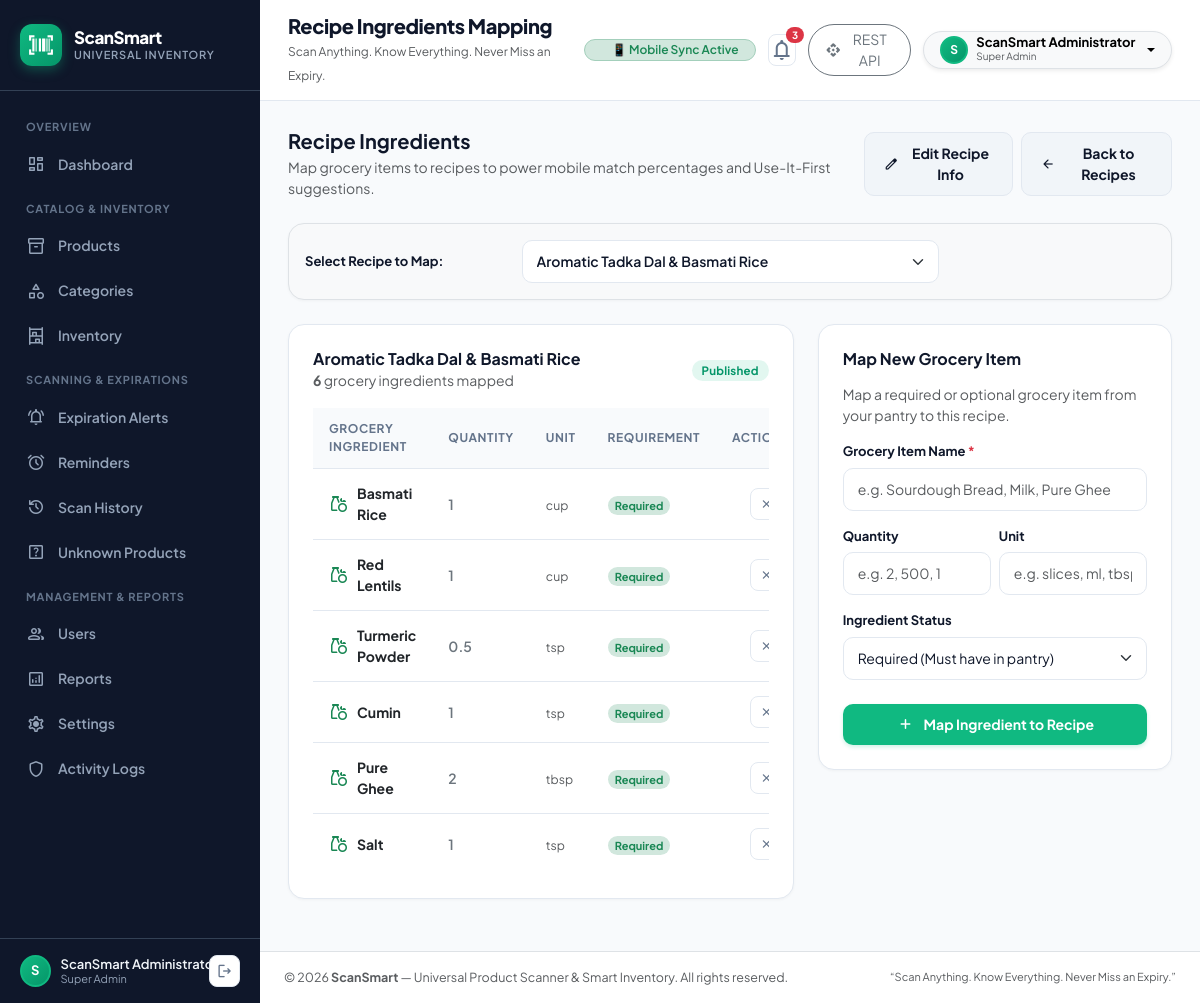
Page /recipes/ingredients.php (signed in) on the committed database.
### tables this page shows
CREATE TABLE IF NOT EXISTS `recipes` (
    `id` INT AUTO_INCREMENT PRIMARY KEY,
    `title` VARCHAR(200) NOT NULL,
    `category_id` INT NULL,
    `description` TEXT NULL,
    `image_url` VARCHAR(500) NULL,
    `youtube_id` VARCHAR(50) NULL,
    `youtube_url` VARCHAR(255) NULL,
    `prep_time` VARCHAR(50) NOT NULL DEFAULT '15 mins',
    `difficulty` ENUM('Easy', 'Medium', 'Hard') NOT NULL DEFAULT 'Easy',
    `calories` INT NOT NULL DEFAULT 0,
    `instructions` TEXT NULL,
    `status` ENUM('published', 'draft') NOT NULL DEFAULT 'published',
    `created_at` TIMESTAMP DEFAULT CURRENT_TIMESTAMP,
    `updated_at` TIMESTAMP DEFAULT CURRENT_TIMESTAMP ON UPDATE CURRENT_TIMESTAMP
);

CREATE TABLE IF NOT EXISTS `recipe_ingredients` (
    `id` INT AUTO_INCREMENT PRIMARY KEY,
    `recipe_id` INT NOT NULL,
    `ingredient_name` VARCHAR(150) NOT NULL,
    `quantity` VARCHAR(50) NULL,
    `unit` VARCHAR(50) NULL,
    `is_required` TINYINT(1) NOT NULL DEFAULT 1,
    `created_at` TIMESTAMP DEFAULT CURRENT_TIMESTAMP,
    CONSTRAINT `fk_ingredients_recipe` FOREIGN KEY (`recipe_id`) 
        REFERENCES `recipes` (`id`) ON DELETE CASCADE ON UPDATE CASCADE
);

### includes/functions.php (called while the page is built, shortened)
<?php
function e(?string $value): string {
    return htmlspecialchars((string)($value ?? ''), ENT_QUOTES | ENT_SUBSTITUTE, 'UTF-8');
}
function base_url(string $path = ''): string {
    static $base = null;
    if ($base === null) {
        $scriptName = str_replace('\\', '/', $_SERVER['SCRIPT_NAME'] ?? '');
        if (preg_match('#^(.*?/admin)(?:/|$)#i', $scriptName, $matches)) {
            $base = $matches[1];
        } elseif (str_contains($scriptName, '/leftover-food/')) {
            $base = '/leftover-food/admin';
        } elseif (str_contains($scriptName, '/leftover/')) {
            $base = '/leftover/admin';
        } elseif (str_contains($scriptName, '/scansmart/')) {
            $base = '/scansmart/admin';
        } elseif (str_contains($scriptName, '/grocery_admin/')) {
            $base = '/grocery_admin';
        } elseif (str_contains($scriptName, '/backend/')) {
            $base = '/backend';
        } else {
            $base = '';
        }
    }
    $cleanPath = ltrim($path, '/');
    return $base . ($cleanPath !== '' ? '/' . $cleanPath : '');
}

### recipes/ingredients.php (the view, shortened to what this page needs)
<?php
require_once __DIR__ . '/../includes/functions.php';
$db = Database::getConnection();
$recipeId = (int)($_GET['recipe_id'] ?? 0);
$allRecipes = $db->query('SELECT id, title FROM recipes ORDER BY title ASC')->fetchAll();
if ($recipeId <= 0 && !empty($allRecipes)) {
    $recipeId = (int)$allRecipes[0]['id'];
}
$recipeStmt = $db->prepare('SELECT * FROM recipes WHERE id = ? LIMIT 1');
$recipeStmt->execute([$recipeId]);
$recipe = $recipeStmt->fetch();
$ingredients = [];
if ($recipe) {
    $ingStmt = $db->prepare('SELECT * FROM recipe_ingredients WHERE recipe_id = ? ORDER BY is_required DESC, id ASC');
    $ingStmt->execute([$recipeId]);
    $ingredients = $ingStmt->fetchAll();
}
require_once __DIR__ . '/../includes/header.php';
?>
<div class="d-flex flex-column flex-md-row align-items-md-center justify-content-between gap-3 mb-4">
  <div>
    <h2 class="fw-bold mb-1" style="font-size: 20px;">Recipe Ingredients</h2>
    <p class="text-muted small mb-0">Map grocery items to recipes to power mobile match percentages and Use-It-First suggestions.</p>
  </div>
  <div class="d-flex gap-2">
    <?php if ($recipe): ?>
      <a href="<?= base_url('recipes/edit.php?id=' . $recipeId) ?>" class="btn btn-secondary-custom btn-sm">
        <span class="material-symbols-rounded fs-6">edit</span>
        <span>Edit Recipe Info</span>
      </a>
    <?php endif; ?>
    <a href="<?= base_url('recipes/index.php') ?>" class="btn btn-secondary-custom btn-sm">
      <span class="material-symbols-rounded fs-6">arrow_back</span>
      <span>Back to Recipes</span>
    </a>
  </div>
</div>
<div class="card-box mb-4 p-3 bg-light border">
  <form method="GET" action="" class="row g-3 align-items-center">
    <div class="col-md-3">
      <label for="recipe_id_select" class="form-label mb-0 fw-bold">Select Recipe to Map:</label>
    </div>
    <div class="col-md-6">
      <select name="recipe_id" id="recipe_id_select" class="form-select fw-semibold" onchange="this.form.submit()">
        <?php foreach ($allRecipes as $r): ?>
          <option value="<?= $r['id'] ?>" <?= $recipeId === (int)$r['id'] ? 'selected' : '' ?>>
            <?= e($r['title']) ?>
          </option>
        <?php endforeach; ?>
      </select>
    </div>
  </form>
</div>
<?php if (!$recipe): ?>
  <div class="card-box empty-state">
    <div class="empty-icon"><span class="material-symbols-rounded">restaurant</span></div>
    <div class="empty-title">No Recipe Found</div>
    <p class="empty-text">Please create a recipe before mapping ingredients.</p>
    <a href="<?= base_url('recipes/create.php') ?>" class="btn btn-primary-custom">Create Recipe</a>
  </div>
<?php else: ?>
  <div class="row g-4">
    <div class="col-lg-7">
      <div class="card-box">
        <div class="d-flex align-items-center justify-content-between mb-3">
          <div>
            <h3 class="fw-bold mb-0" style="font-size: 16px;"><?= e($recipe['title']) ?></h3>
            <span class="text-muted small"><strong><?= count($ingredients) ?></strong> grocery ingredients mapped</span>
          </div>
          <span class="badge-status <?= e($recipe['status']) ?>"><?= ucfirst(e($recipe['status'])) ?></span>
        </div>
        <?php if (empty($ingredients)): ?>
          <div class="empty-state py-4">
            <div class="empty-title">No ingredients mapped yet.</div>
            <p class="empty-text">Add grocery items using the form on the right so the mobile app can match pantry groceries to this recipe.</p>
          </div>
        <?php else: ?>
          <div class="table-responsive">
            <table class="custom-table">
              <thead>
                <tr>
                  <th>Grocery Ingredient</th>
                  <th>Quantity</th>
                  <th>Unit</th>
                  <th>Requirement</th>
                  <th class="text-end" style="width: 80px;">Action</th>
                </tr>
              </thead>
              <tbody>
                <?php foreach ($ingredients as $ing): ?>
                  <tr>
                    <td>
                      <div class="fw-bold text-dark d-flex align-items-center gap-2">
                        <span class="material-symbols-rounded text-success fs-5">grocery</span>
                        <span><?= e($ing['ingredient_name']) ?></span>
                      </div>
                    </td>
                    <td>
                      <span class="fw-semibold text-secondary"><?= e($ing['quantity'] ?: '—') ?></span>
                    </td>
                    <td>
                      <span class="text-muted small"><?= e($ing['unit'] ?: '—') ?></span>
                    </td>
                    <td>
                      <?php if ($ing['is_required']): ?>
                        <span class="badge bg-success-subtle text-success px-2.5 py-1 rounded-pill fw-bold" style="font-size: 11px;">
                          Required
                        </span>
                      <?php else: ?>
                        <span class="badge bg-secondary-subtle text-muted px-2.5 py-1 rounded-pill fw-bold" style="font-size: 11px;">
                          Optional
                        </span>
                      <?php endif; ?>
                    </td>
                    <td class="text-end">
                      <form method="POST" action="" onsubmit="return confirmDelete('Remove \'<?= e(addslashes($ing['ingredient_name'])) ?>\' from this recipe?');" class="d-inline">
                        <button type="submit" class="btn-action-icon danger" title="Remove Ingredient">
                          <span class="material-symbols-rounded" style="font-size: 16px;">close</span>
                        </button>
                      </form>
                    </td>
                  </tr>
                <?php endforeach; ?>
              </tbody>
            </table>
          </div>
        <?php endif; ?>
      </div>
    </div>
    <div class="col-lg-5">
      <div class="card-box">
        <h3 class="fw-bold mb-3" style="font-size: 16px;">Map New Grocery Item</h3>
        <p class="text-muted small mb-3">Map a required or optional grocery item from your pantry to this recipe.</p>
        <form method="POST" action="">
          <div class="mb-3">
            <label for="ingredient_name" class="form-label">Grocery Item Name <span class="text-danger">*</span></label>
            <input type="text" class="form-control" id="ingredient_name" name="ingredient_name" required placeholder="e.g. Sourdough Bread, Milk, Pure Ghee">
          </div>
          <div class="row g-2 mb-3">
            <div class="col-6">
              <label for="quantity" class="form-label">Quantity</label>
              <input type="text" class="form-control" id="quantity" name="quantity" placeholder="e.g. 2, 500, 1">
            </div>
            <div class="col-6">
              <label for="unit" class="form-label">Unit</label>
              <input type="text" class="form-control" id="unit" name="unit" placeholder="e.g. slices, ml, tbsp">
            </div>
          </div>
          <div class="mb-4">
            <label for="is_required" class="form-label">Ingredient Status</label>
            <select class="form-select" id="is_required" name="is_required">
              <option value="1">Required (Must have in pantry)</option>
            </select>
          </div>
          <button type="submit" class="btn btn-primary-custom w-100 justify-content-center">
            <span class="material-symbols-rounded fs-5">add</span>
            <span>Map Ingredient to Recipe</span>
          </button>
        </form>
      </div>
    </div>
  </div>
<?php endif; ?>
<?php require_once __DIR__ . '/../includes/footer.php'; ?>

### assets/css/admin.css (style rules this page uses)
:root { --primary: #10B981; --primary-dark: #059669; --primary-light: #D1FAE5; --primary-subtle: rgba(16, 185, 129, 0.12); --dark-sidebar: #0F172A; --dark-sidebar-hover: #1E293B; --dark-sidebar-border: #334155; --bg-page: #F8FAFC; --bg-card: #FFFFFF; --text-main: #0F172A; --text-muted: #64748B; --border-color: #E2E8F0; --danger: #EF4444; --danger-light: #FEE2E2; --warning: #F59E0B; --warning-light: #FEF3C7; --info: #0284C7; --info-light: #E0F2FE; --font-main: 'Plus Jakarta Sans', system-ui, -apple-system, sans-serif; }
* { box-sizing: border-box; margin: 0; padding: 0; }
body { font-family: var(--font-main); background-color: var(--bg-page); color: var(--text-main); min-height: 100vh; display: flex; flex-direction: column; -webkit-font-smoothing: antialiased; }
.card-box { background-color: var(--bg-card); border: 1px solid var(--border-color); border-radius: 16px; padding: 24px; box-shadow: 0 1px 3px rgba(0, 0, 0, 0.04); margin-bottom: 24px; transition: transform 0.2s cubic-bezier(0.4, 0, 0.2, 1), box-shadow 0.2s cubic-bezier(0.4, 0, 0.2, 1), border-color 0.2s ease; }
.custom-table { width: 100%; border-collapse: separate; border-spacing: 0; }
.custom-table th { background-color: #F8FAFC; color: var(--text-muted); font-size: 12px; font-weight: 700; text-transform: uppercase; letter-spacing: 0.6px; padding: 12px 16px; border-bottom: 1px solid var(--border-color); text-align: left; }
.custom-table td { padding: 14px 16px; border-bottom: 1px solid var(--border-color); font-size: 14px; vertical-align: middle; }
.custom-table tbody tr:last-child td { border-bottom: none; }
.badge-status { display: inline-flex; align-items: center; gap: 5px; padding: 4px 10px; border-radius: 20px; font-size: 12px; font-weight: 700; }
.badge-status.active, .badge-status.published { background-color: var(--primary-subtle); color: var(--primary-dark); }
.form-label { font-size: 13px; font-weight: 700; color: var(--text-main); margin-bottom: 6px; display: block; }
.form-control, .form-select { width: 100%; padding: 10px 14px; font-size: 14px; font-family: inherit; border: 1px solid var(--border-color); border-radius: 10px; background-color: #FFFFFF; color: var(--text-main); transition: border-color 0.15s ease, box-shadow 0.15s ease; }
.btn-primary-custom { background-color: var(--primary); color: #FFFFFF; border: none; padding: 10px 18px; font-size: 14px; font-weight: 700; border-radius: 10px; display: inline-flex; align-items: center; gap: 8px; text-decoration: none; cursor: pointer; transition: all 0.2s ease; box-shadow: 0 2px 4px rgba(16, 185, 129, 0.2); }
.btn-secondary-custom { background-color: #F1F5F9; color: var(--text-main); border: 1px solid var(--border-color); padding: 10px 18px; font-size: 14px; font-weight: 700; border-radius: 10px; display: inline-flex; align-items: center; gap: 8px; text-decoration: none; cursor: pointer; transition: all 0.2s ease; }
.btn-action-icon { width: 32px; height: 32px; border-radius: 8px; display: inline-flex; align-items: center; justify-content: center; border: 1px solid var(--border-color); background-color: #FFFFFF; color: var(--text-muted); text-decoration: none; transition: all 0.15s ease; }
.badge-status { display: inline-flex; align-items: center; gap: 4px; padding: 4px 10px; border-radius: 9999px; font-size: 11.5px; font-weight: 700; letter-spacing: 0.2px; line-height: 1.2; }

### rows in the picture
recipes: title "Aromatic Tadka Dal & Basmati Rice", status "Published"
recipe_ingredients: ingredient_name "Basmati Rice", quantity "1", unit "cup", is_required "Required"
recipe_ingredients: ingredient_name "Red Lentils", quantity "1", unit "cup", is_required "Required"
recipe_ingredients: ingredient_name "Turmeric Powder", quantity "0.5", unit "tsp", is_required "Required"
recipe_ingredients: ingredient_name "Cumin", quantity "1", unit "tsp", is_required "Required"
recipe_ingredients: ingredient_name "Pure Ghee", quantity "2", unit "tbsp", is_required "Required"
recipe_ingredients: ingredient_name "Salt", quantity "1", unit "tsp", is_required "Required"

### other values in the picture
substr($admin['name'] ?? 'A', 0, 1) "S"
$admin['name'] "ScanSmart…"
str_replace('_', ' ', $admin['role'] ?? 'admin') "Super Admin"
$pageTitle "Recipe Ingredients Mapping"
$urgentCount "3"
$admin['name'] "ScanSmart Administrator"
count($ingredients) "6"
form field recipe_id "Aromatic Tadka Dal & Basmati Rice"
